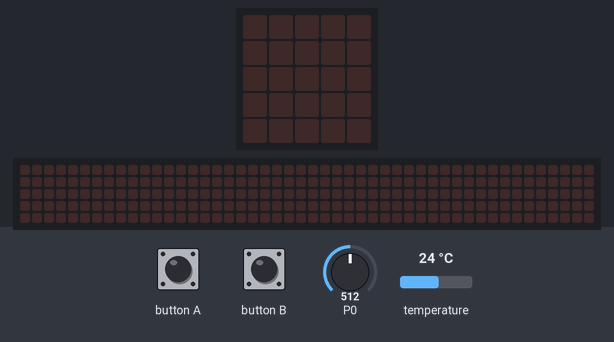
Bench run of a program on a simulated BBC micro:bit (MakeCode). Shown: the board's 5×5 LED display, a strip that is not on the board, showing the scrolling text unrolled. Inputs (shaded band) come from the test bench; at power-on: P0 = 512, temperature 24 °C (analog values on the 0–1023 scale). The 48×5 strip is a reading aid, not a part: it shows the text the display is scrolling, unrolled, one strip-width of it at a time.

Above: at 1.2 s.
1.3 s: button A pressed for 0.15 s
At 1.52 s:
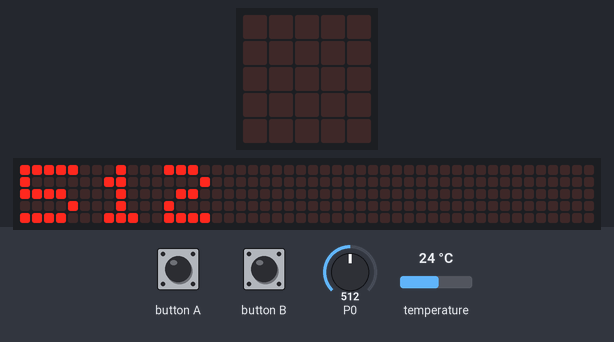
At 1.97 s:
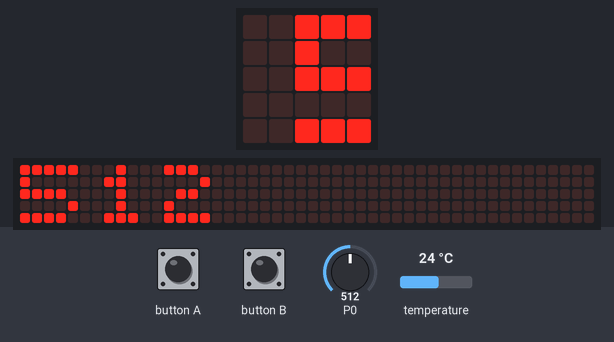
4.3 s: P0 set to 588
7.3 s: P0 set to 614
10.3 s: button B pressed for 0.15 s
13.4 s: button A pressed for 0.15 s
At 15.62 s:
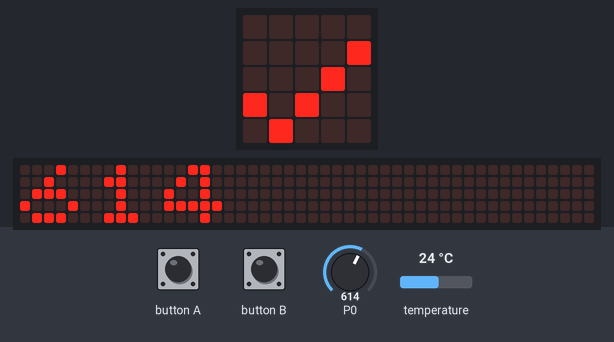
16.5 s: P0 set to 190
At 19.3 s:
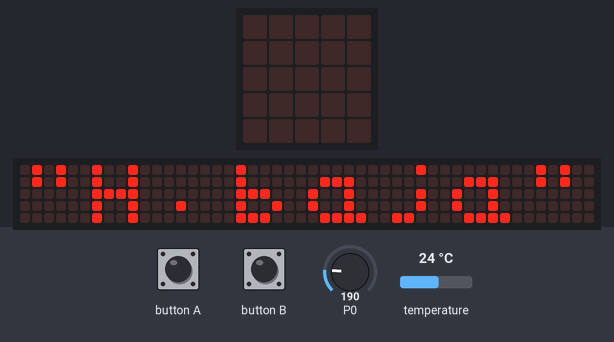

The program:

main.ts
```typescript
input.onButtonPressed(Button.A, function () {
    pins.digitalWritePin(DigitalPin.P0, 200)
    basic.showNumber(pins.analogReadPin(AnalogPin.P0))
    if (pins.analogReadPin(AnalogPin.P0) > 600) {
        basic.showString("\"H.alta\"")
        basic.showIcon(IconNames.No)
    } else if (pins.analogReadPin(AnalogPin.P0) < 200) {
        basic.showString("\"H.baja\"")
        basic.showIcon(IconNames.No)
    } else {
        basic.showString("\"H.normal\"")
        basic.showIcon(IconNames.Yes)
    }
})
input.onButtonPressed(Button.B, function () {
    while (input.temperature() <= 35) {
        basic.showIcon(IconNames.No)
        basic.clearScreen()
        basic.showString("\"t.alta\"")
    }
    while (input.temperature() >= 8 && input.temperature() <= 30) {
        basic.showIcon(IconNames.No)
        basic.clearScreen()
        basic.showString("\"t.normal\"")
    }
    while (input.temperature() <= 25) {
        basic.showIcon(IconNames.Sword)
        basic.clearScreen()
        basic.showString("\"t.baja\"")
    }
})
```

test.ts
```typescript
// aquí va el archivo "tests"; esto no se compilará cuando este paquete se utilice como una extensión.
```

Measured:
- after the input at 1.3 s, the display: changes after 0.15 s (image 1)
- after the input at 13.4 s, the display: first differs from a run without the input after 2.2 s (image 3)
- after the input at 16.5 s, the display: first differs from a run without the input after 2.7 s (image 4)
